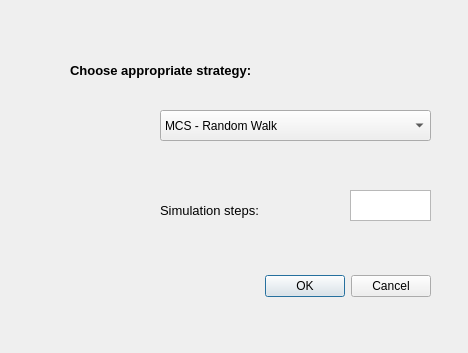
<?xml version="1.0" encoding="UTF-8"?>
<ui version="4.0">
 <class>methodSelectionDialog</class>
 <widget class="QDialog" name="methodSelectionDialog">
  <property name="geometry">
   <rect>
    <x>0</x>
    <y>0</y>
    <width>468</width>
    <height>353</height>
   </rect>
  </property>
  <property name="windowTitle">
   <string>Choose Method</string>
  </property>
  <widget class="QDialogButtonBox" name="buttonBox_acceptMethod">
   <property name="geometry">
    <rect>
     <x>90</x>
     <y>270</y>
     <width>341</width>
     <height>32</height>
    </rect>
   </property>
   <property name="orientation">
    <enum>Qt::Horizontal</enum>
   </property>
   <property name="standardButtons">
    <set>QDialogButtonBox::Cancel|QDialogButtonBox::Ok</set>
   </property>
  </widget>
  <widget class="QComboBox" name="comboBox_methods">
   <property name="geometry">
    <rect>
     <x>160</x>
     <y>110</y>
     <width>271</width>
     <height>31</height>
    </rect>
   </property>
   <item>
    <property name="text">
     <string>MCS - Random Walk</string>
    </property>
   </item>
   <item>
    <property name="text">
     <string>MCS - Matrix Powering</string>
    </property>
   </item>
   <item>
    <property name="text">
     <string>MCS - Cesaro Limit</string>
    </property>
   </item>
   <item>
    <property name="text">
     <string>MCS - Limiting Distribution</string>
    </property>
   </item>
   <item>
    <property name="text">
     <string>MCS - Forward Approach</string>
    </property>
   </item>
  </widget>
  <widget class="QLabel" name="label">
   <property name="geometry">
    <rect>
     <x>70</x>
     <y>50</y>
     <width>301</width>
     <height>41</height>
    </rect>
   </property>
   <property name="font">
    <font>
     <pointsize>10</pointsize>
     <weight>75</weight>
     <bold>true</bold>
    </font>
   </property>
   <property name="text">
    <string>Choose appropriate strategy:</string>
   </property>
  </widget>
  <widget class="QTextEdit" name="textEdit">
   <property name="geometry">
    <rect>
     <x>350</x>
     <y>190</y>
     <width>81</width>
     <height>31</height>
    </rect>
   </property>
  </widget>
  <widget class="QLabel" name="label_2">
   <property name="geometry">
    <rect>
     <x>160</x>
     <y>190</y>
     <width>171</width>
     <height>41</height>
    </rect>
   </property>
   <property name="font">
    <font>
     <pointsize>10</pointsize>
     <weight>50</weight>
     <bold>false</bold>
    </font>
   </property>
   <property name="text">
    <string>Simulation steps:</string>
   </property>
  </widget>
 </widget>
 <resources/>
 <connections>
  <connection>
   <sender>buttonBox_acceptMethod</sender>
   <signal>accepted()</signal>
   <receiver>methodSelectionDialog</receiver>
   <slot>accept()</slot>
   <hints>
    <hint type="sourcelabel">
     <x>248</x>
     <y>254</y>
    </hint>
    <hint type="destinationlabel">
     <x>157</x>
     <y>274</y>
    </hint>
   </hints>
  </connection>
  <connection>
   <sender>buttonBox_acceptMethod</sender>
   <signal>rejected()</signal>
   <receiver>methodSelectionDialog</receiver>
   <slot>reject()</slot>
   <hints>
    <hint type="sourcelabel">
     <x>316</x>
     <y>260</y>
    </hint>
    <hint type="destinationlabel">
     <x>286</x>
     <y>274</y>
    </hint>
   </hints>
  </connection>
 </connections>
</ui>
